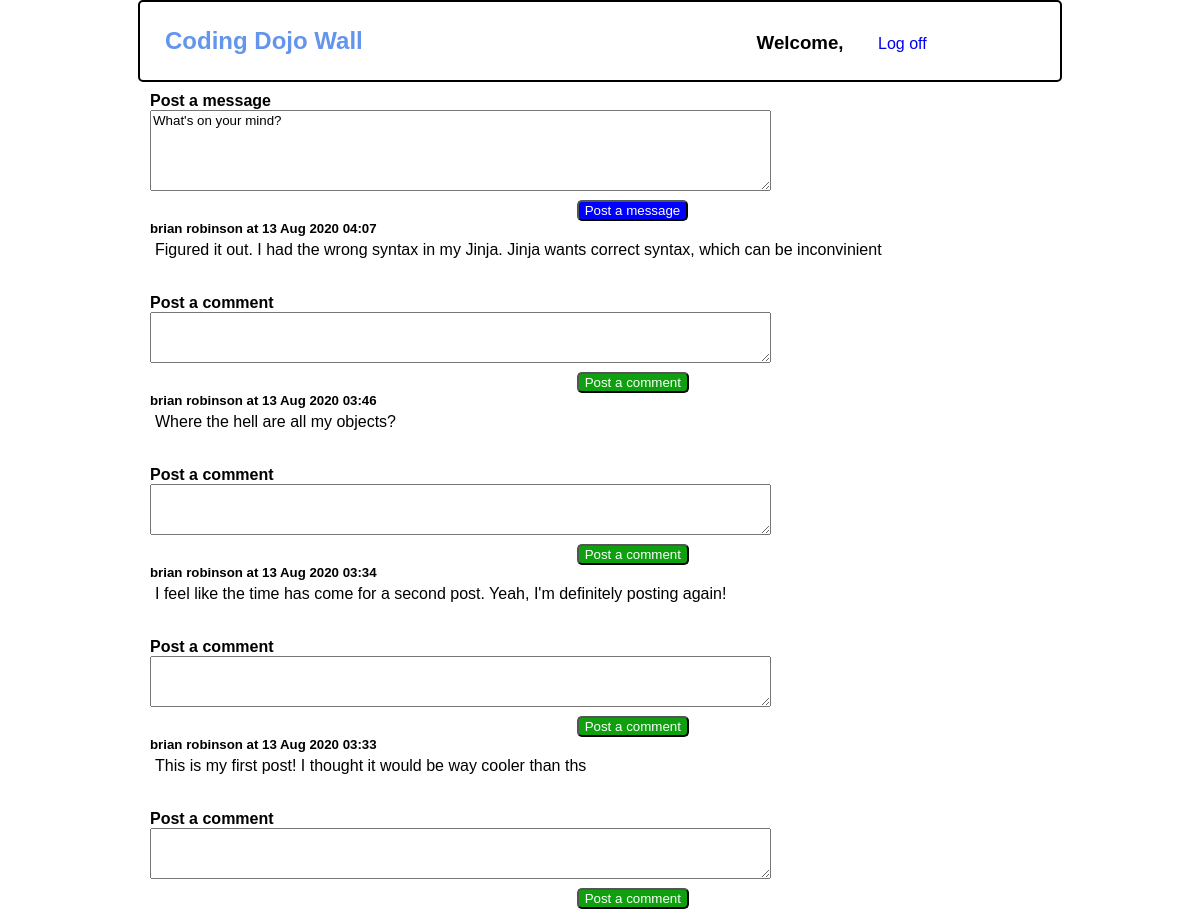
The app's page /wall/show_wall, older data.
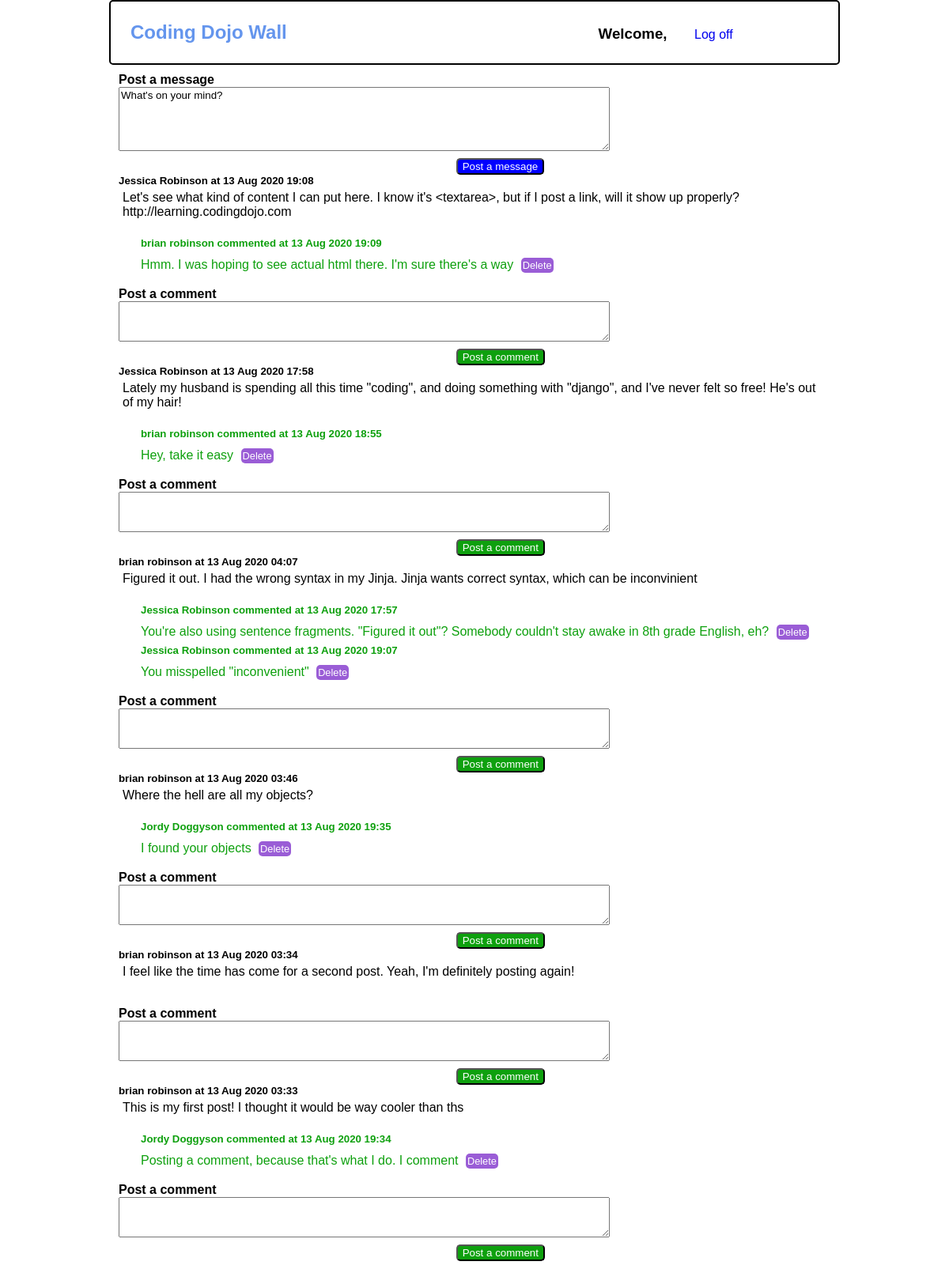
The same page, newer data.
### message_app/models.py (models this page shows)
class Message(models.Model):
    content=models.TextField()
    poster=models.ForeignKey(User,related_name="message",on_delete=models.CASCADE, null=True)
    created_at=models.DateTimeField(auto_now_add=True)
    updated_at=models.DateTimeField(auto_now=True)

class Comment(models.Model):
    content=models.TextField()
    poster=models.ForeignKey(User,related_name="comment",on_delete=models.CASCADE, null=True)
    message=models.ForeignKey(Message,related_name="comment",on_delete=models.CASCADE, null=True)
    created_at=models.DateTimeField(auto_now_add=True)
    updated_at=models.DateTimeField(auto_now=True)

### login_app/models.py (models this page shows)
class User(models.Model):
    first_name = models.CharField(max_length=255)
    last_name = models.CharField(max_length=255)
    email = models.CharField(max_length=255)
    password = models.CharField(max_length=255)
    birthday = models.DateTimeField()
    created_at = models.DateTimeField(auto_now_add=True)
    updated_at = models.DateTimeField(auto_now=True)
    objects=UserManager()

### message_app/views.py (the view)
# urls.py: path('show_wall',views.show_wall),
def show_wall(request):
    print("just got called to show the wall")
    context={
        "messages":Message.objects.all(),
    }
    return render(request,"thewall.html",context)

### message_app/templates/thewall.html (shortened to what this page needs)
<!DOCTYPE html>
<html lang="en">
<head>
    {% load static %}
    <link rel="stylesheet" href="{% static 'messages/style.css' %}">
</head>
<body>
    <div id="header">
        <h2 class="header-footer">Coding Dojo Wall</h2>
        <h3 id="welcome">Welcome, {{request.session.first_name}}</h3>
        <a class="right" href="logout">Log off</a>
    </div>
    <div id="wrapper">
        <h4>Post a message</h4>
        <form action="add_message" method="POST">
            <textarea name="message" id="message" cols="75" rows="5">What's on your mind?</textarea>
            <button id="post_message" type="submit">Post a message</button>
        </form>
        {% for message in messages reversed %}
        <h5>{{message.poster.first_name}} {{message.poster.last_name}} at
            {{message.created_at|date:"d M Y"}}
            {{message.created_at|time:"H:i"}}</h5>
        <p class="message">{{message.content}}</p>
        {% for comment in message.comment.all %}
            <h5 class="comment">{{comment.poster.first_name}} {{comment.poster.last_name}} commented at
                {{comment.created_at|date:"d M Y"}}
                {{comment.created_at|time:"H:i"}}</h5>
            <p class="comment">{{comment.content}} <a href="{{comment.id}}/delete_comment" class="delete_comment">Delete</a></p>
            {% endfor %}
            <form action="add_comment" method="POST" style="margin-top: 15px;">
                <h4>Post a comment</h4>
                <textarea name="comment" id="comment" cols="75" rows="3"></textarea>
                <input id="post_comment" type="submit" value="Post a comment">
                </form>
        {% endfor %}
    </div>
</body>
</html>

### login_app/static/messages/style.css (style rules this page uses)
* { font-family: sans-serif; margin: 0px auto; }
#wrapper { padding: 10px; width: 900px; margin: 0px auto }
#header { width: 900px; margin: 0px auto; padding: 10px; vertical-align: bottom; border: 2px solid black; border-radius: 5px; vertical-align: bottom; }
.header-footer { margin: 15px; color: cornflowerblue; display: inline-block; }
#welcome { margin-left: 20em; display: inline-block; margin-right: 30px; }
.right { text-align: right; display: inline-block; margin-right: 10px; text-decoration: none; }
.message { padding: 5px 5px 20px 5px; }
.comment { padding: 3px; margin-left: 25px; color: rgb(14, 160, 14); }
#post_message { margin-top: 5px; display: block; margin-left: 32em; background-color: blue; box-shadow: black; color: white; border-radius: 5px; }
#post_comment { margin-top: 5px; display: block; margin-left: 32em; background-color: rgb(14, 160, 14); box-shadow: black; color: white; border-radius: 5px; }
.delete_comment { margin: 5px 0px 0px 5px; display: inline-block; background-color: rgb(154, 93, 214); box-shadow: black; color: white; border-radius: 5px; text-align: left; font-size: .8em; text-decoration: none; padding: 2px }

Row changes from the older to the newer data that the page shows:
added Message: poster.first_name "Jessica", poster.last_name "Robinson", created_at "13 Aug 2020", created_at "19:08", content "Let's see what kind of content I can put here. I know it's <textarea>, but if I post a link, will it show up properly? http://learning.codingdojo.com"
added Comment: poster.first_name "brian", poster.last_name "robinson", created_at "13 Aug 2020", created_at "19:09", content "Hmm. I was hoping to see actual html there. I'm sure there's a way", shown under "Jessica"
added Message: poster.first_name "Jessica", poster.last_name "Robinson", created_at "13 Aug 2020", created_at "17:58", content "Lately my husband is spending all this time \"coding\", and doing something with \"django\", and I've never felt so free! He's out of my hair!"
added Comment: poster.first_name "brian", poster.last_name "robinson", created_at "13 Aug 2020", created_at "18:55", content "Hey, take it easy", shown under "Jessica"
added Comment: poster.first_name "Jessica", poster.last_name "Robinson", created_at "13 Aug 2020", created_at "17:57", content "You're also using sentence fragments. \"Figured it out\"? Somebody couldn't stay awake in 8th grade English, eh?", shown under Message (number 3 of 6 on the later page)
added Comment: poster.first_name "Jessica", poster.last_name "Robinson", created_at "13 Aug 2020", created_at "19:07", content "You misspelled \"inconvenient\"", shown under Message (number 3 of 6 on the later page)
added Comment: poster.first_name "Jordy", poster.last_name "Doggyson", created_at "13 Aug 2020", created_at "19:35", content "I found your objects", shown under Message "Where the hell are all my objects?"
added Comment: poster.first_name "Jordy", poster.last_name "Doggyson", created_at "13 Aug 2020", created_at "19:34", content "Posting a comment, because that's what I do. I comment", shown under Message "This is my first post! I thought it would be way cooler than ths"
